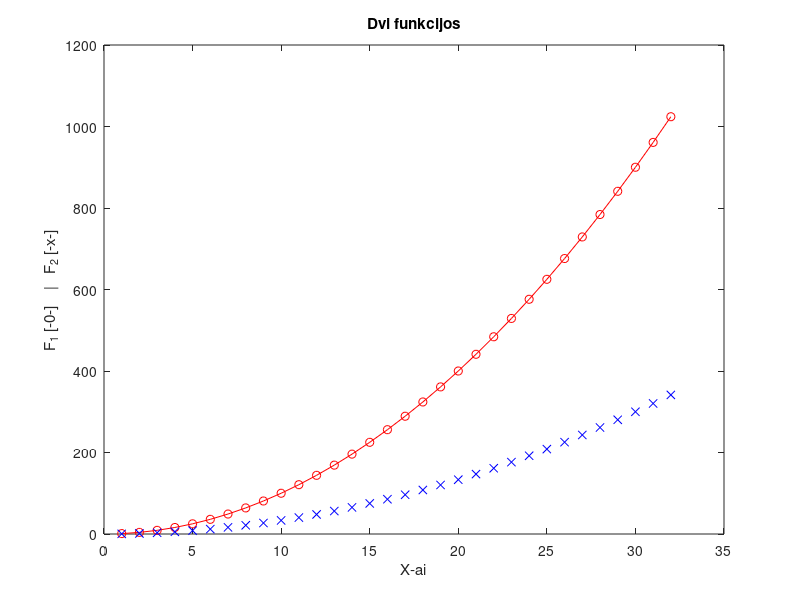

Recreate this plot in MATLAB.
%
% Paprastas skriptas
%

x = 1:32
y = x.^2

plot(x, y, 'o-r', x, y/3, 'xb')
title('Dvi funkcijos')
xlabel('X-ai')
ylabel('F_1 [-0-]    |   F_2 [-x-]')









N = 8

vektorius = N+1:0.5:N+4

A = N:N+8
A = reshape(A, 3, 3)'

A(3,2)

A(2:3, 1:2)

A([1, end], [1, end])
